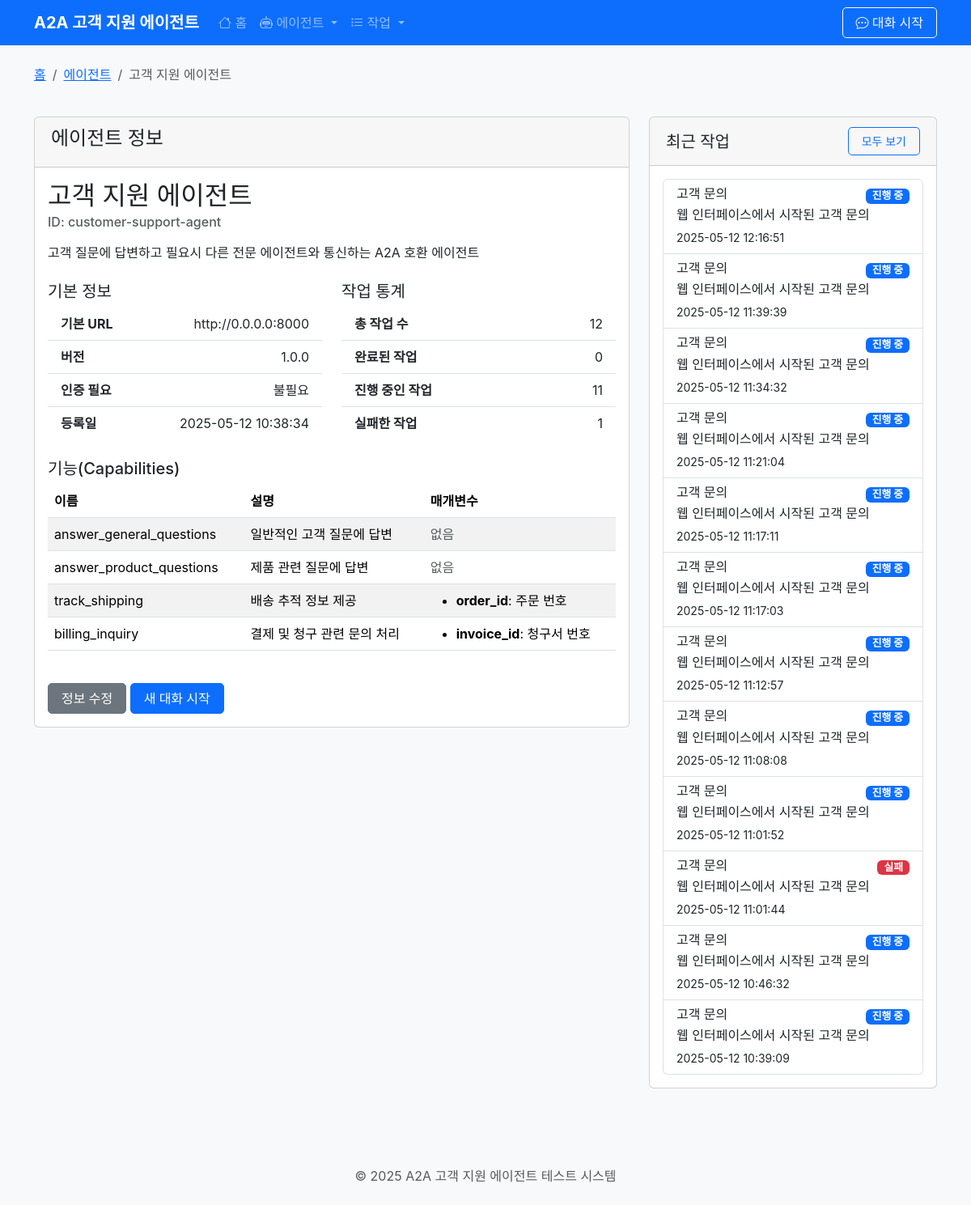
The page /agents/customer-support-agent on the database its author committed.
### tables this page shows
CREATE TABLE agents (
            id TEXT PRIMARY KEY,
            name TEXT NOT NULL,
            description TEXT,
            version TEXT,
            base_url TEXT NOT NULL,
            auth_required INTEGER DEFAULT 0,
            created_at TIMESTAMP DEFAULT CURRENT_TIMESTAMP
        );

CREATE TABLE agent_capabilities (
            id INTEGER PRIMARY KEY AUTOINCREMENT,
            agent_id TEXT NOT NULL,
            name TEXT NOT NULL,
            description TEXT,
            parameters TEXT, -- JSON 형식으로 저장
            FOREIGN KEY (agent_id) REFERENCES agents (id)
        );

CREATE TABLE tasks (
            id TEXT PRIMARY KEY,
            title TEXT NOT NULL,
            description TEXT,
            status TEXT NOT NULL,
            agent_id TEXT NOT NULL,
            created_at TIMESTAMP DEFAULT CURRENT_TIMESTAMP,
            updated_at TIMESTAMP DEFAULT CURRENT_TIMESTAMP,
            metadata TEXT, -- JSON 형식으로 저장
            FOREIGN KEY (agent_id) REFERENCES agents (id)
        );

### api/web_routes.py (the view)
@web_router.get("/agents/{agent_id}", response_class=HTMLResponse)
async def agent_detail(request: Request, agent_id: str):
    agent_data = db.get_agent_by_id(agent_id)
    if not agent_data:
        raise HTTPException(status_code=404, detail="에이전트를 찾을 수 없습니다")
    tasks = db.get_tasks_by_agent(agent_id)
    return templates.TemplateResponse(
        "agent_detail.html",
        {
            "request": request,
            "agent": agent_data,
            "tasks": tasks
        }
    )

### templates/agent_detail.html (shortened to what this page needs)
{% extends "base.html" %}
{% block content %}
<div class="row mb-4">
    <div class="col-lg-12">
        <nav aria-label="breadcrumb">
            <ol class="breadcrumb">
                <li class="breadcrumb-item"><a href="/">홈</a></li>
                <li class="breadcrumb-item"><a href="/agents">에이전트</a></li>
                <li class="breadcrumb-item active" aria-current="page">{{ agent.name }}</li>
            </ol>
        </nav>
    </div>
</div>
<div class="row">
    <div class="col-lg-8">
        <div class="card mb-4">
            <div class="card-header">
                <h4>에이전트 정보</h4>
            </div>
            <div class="card-body">
                <h2 class="card-title">{{ agent.name }}</h2>
                <h6 class="card-subtitle mb-3 text-muted">ID: {{ agent.id }}</h6>
                <p class="card-text">{{ agent.description }}</p>
                <div class="row mt-4">
                    <div class="col-md-6">
                        <h5>기본 정보</h5>
                        <ul class="list-group list-group-flush">
                            <li class="list-group-item d-flex justify-content-between align-items-center">
                                <strong>기본 URL</strong>
                                <span>{{ agent.base_url }}</span>
                            </li>
                            <li class="list-group-item d-flex justify-content-between align-items-center">
                                <strong>버전</strong>
                                <span>{{ agent.version }}</span>
                            </li>
                            <li class="list-group-item d-flex justify-content-between align-items-center">
                                <strong>인증 필요</strong>
                                <span>{{ '필요' if agent.auth_required else '불필요' }}</span>
                            </li>
                            <li class="list-group-item d-flex justify-content-between align-items-center">
                                <strong>등록일</strong>
                                <span>{{ agent.created_at }}</span>
                            </li>
                        </ul>
                    </div>
                    <div class="col-md-6">
                        <h5>작업 통계</h5>
                        <ul class="list-group list-group-flush">
                            <li class="list-group-item d-flex justify-content-between align-items-center">
                                <strong>총 작업 수</strong>
                                <span>{{ tasks|length }}</span>
                            </li>
                            <li class="list-group-item d-flex justify-content-between align-items-center">
                                <strong>완료된 작업</strong>
                                <span>{{ tasks|selectattr('status', 'equalto', 'completed')|list|length }}</span>
                            </li>
                            <li class="list-group-item d-flex justify-content-between align-items-center">
                                <strong>진행 중인 작업</strong>
                                <span>{{ tasks|selectattr('status', 'equalto', 'in_progress')|list|length }}</span>
                            </li>
                            <li class="list-group-item d-flex justify-content-between align-items-center">
                                <strong>실패한 작업</strong>
                                <span>{{ tasks|selectattr('status', 'equalto', 'failed')|list|length }}</span>
                            </li>
                        </ul>
                    </div>
                </div>
                <div class="mt-4">
                    <h5>기능(Capabilities)</h5>
                    <div class="table-responsive">
                        <table class="table table-striped">
                            <thead>
                                <tr>
                                    <th>이름</th>
                                    <th>설명</th>
                                    <th>매개변수</th>
                                </tr>
                            </thead>
                            <tbody>
                                {% for capability in agent.capabilities %}
                                <tr>
                                    <td>{{ capability.name }}</td>
                                    <td>{{ capability.description }}</td>
                                    <td>
                                        {% if capability.parameters %}
                                            <ul class="mb-0">
                                                {% for key, value in capability.parameters.items() %}
                                                    <li><strong>{{ key }}</strong>: {{ value }}</li>
                                                {% endfor %}
                                            </ul>
                                        {% else %}
                                            <span class="text-muted">없음</span>
                                        {% endif %}
                                    </td>
                                </tr>
                                {% endfor %}
                            </tbody>
                        </table>
                    </div>
                </div>
                <div class="mt-4">
                    <a href="/agents/{{ agent.id }}/edit" class="btn btn-secondary">정보 수정</a>
                    <a href="/chat?agent_id={{ agent.id }}" class="btn btn-primary">새 대화 시작</a>
                </div>
            </div>
        </div>
    </div>
    <div class="col-lg-4">
        <div class="card mb-4">
            <div class="card-header d-flex justify-content-between align-items-center">
                <h5 class="mb-0">최근 작업</h5>
                <a href="/tasks?agent_id={{ agent.id }}" class="btn btn-sm btn-outline-primary">모두 보기</a>
            </div>
            <div class="card-body">
                {% if tasks %}
                    <div class="list-group">
                        {% for task in tasks %}
                            <a href="/tasks/{{ task.id }}" class="list-group-item list-group-item-action">
                                <div class="d-flex w-100 justify-content-between">
                                    <h6 class="mb-1">{{ task.title }}</h6>
                                    <small>
                                        {% if task.status == 'created' %}
                                            <span class="badge bg-secondary status-badge">생성됨</span>
                                        {% elif task.status == 'in_progress' %}
                                            <span class="badge bg-primary status-badge">진행 중</span>
                                        {% elif task.status == 'waiting_for_input' %}
                                            <span class="badge bg-warning status-badge">입력 대기</span>
                                        {% elif task.status == 'completed' %}
                                            <span class="badge bg-success status-badge">완료</span>
                                        {% elif task.status == 'failed' %}
                                            <span class="badge bg-danger status-badge">실패</span>
                                        {% else %}
                                            <span class="badge bg-secondary status-badge">{{ task.status }}</span>
                                        {% endif %}
                                    </small>
                                </div>
                                <p class="mb-1">{{ task.description|truncate(50) }}</p>
                                <small>{{ task.updated_at }}</small>
                            </a>
                        {% endfor %}
                    </div>
                {% else %}
                    <p class="text-muted">이 에이전트에 대한 작업이 아직 없습니다.</p>
                {% endif %}
            </div>
        </div>
    </div>
</div>
{% endblock %}

### static/css/main.css (style rules this page uses)
.badge { font-size: 0.8rem; padding: 5px 8px; }
.btn { border-radius: 5px; padding: 0.375rem 1rem; font-weight: 500; transition: all 0.2s; }
.btn-primary { background-color: #0d6efd; border-color: #0d6efd; }
.btn-outline-primary { color: #0d6efd; border-color: #0d6efd; }
.card-header { background-color: rgba(0, 0, 0, 0.03); padding: 0.75rem 1.25rem; display: flex; justify-content: space-between; align-items: center; }

### templates/base.html (style rules this page uses)
body { font-family: 'Pretendard', -apple-system, BlinkMacSystemFont, system-ui, Roboto, 'Helvetica Neue', sans-serif; background-color: #f8f9fa; }
.status-badge { font-size: 0.8rem; padding: 3px 8px; }

### rows shown on the page
agents: name "고객 지원 에이전트", id "customer-support-agent", description "고객 질문에 답변하고 필요시 다른 전문 에이전트와 통신하는 A2A 호환 에이전트", base_url "http://0.0.0.0:8000", version "1.0.0", auth_required "불필요", created_at "2025-05-12 10:38:34"
agent_capabilities: name "answer_general_questions", description "일반적인 고객 질문에 답변", shows "없음"
agent_capabilities: name "answer_product_questions", description "제품 관련 질문에 답변", shows "없음"
agent_capabilities: name "track_shipping", description "배송 추적 정보 제공", parameters "order_id", parameters "주문 번호"
agent_capabilities: name "billing_inquiry", description "결제 및 청구 관련 문의 처리", parameters "invoice_id", parameters "청구서 번호"
tasks: title "고객 문의", status "진행 중", description "웹 인터페이스에서 시작된 고객 문의", updated_at "2025-05-12 12:16:51"
tasks: title "고객 문의", status "진행 중", description "웹 인터페이스에서 시작된 고객 문의", updated_at "2025-05-12 11:39:39"
tasks: title "고객 문의", status "진행 중", description "웹 인터페이스에서 시작된 고객 문의", updated_at "2025-05-12 11:34:32"
tasks: title "고객 문의", status "진행 중", description "웹 인터페이스에서 시작된 고객 문의", updated_at "2025-05-12 11:21:04"
tasks: title "고객 문의", status "진행 중", description "웹 인터페이스에서 시작된 고객 문의", updated_at "2025-05-12 11:17:11"
tasks: title "고객 문의", status "진행 중", description "웹 인터페이스에서 시작된 고객 문의", updated_at "2025-05-12 11:17:03"
tasks: title "고객 문의", status "진행 중", description "웹 인터페이스에서 시작된 고객 문의", updated_at "2025-05-12 11:12:57"
tasks: title "고객 문의", status "진행 중", description "웹 인터페이스에서 시작된 고객 문의", updated_at "2025-05-12 11:08:08"
tasks: title "고객 문의", status "진행 중", description "웹 인터페이스에서 시작된 고객 문의", updated_at "2025-05-12 11:01:52"
tasks: title "고객 문의", status "실패", description "웹 인터페이스에서 시작된 고객 문의", updated_at "2025-05-12 11:01:44"
tasks: title "고객 문의", status "진행 중", description "웹 인터페이스에서 시작된 고객 문의", updated_at "2025-05-12 10:46:32"
tasks: title "고객 문의", status "진행 중", description "웹 인터페이스에서 시작된 고객 문의", updated_at "2025-05-12 10:39:09"

### other values the page prints
{{ tasks|length }} "12"
{{ tasks|selectattr('status', 'equalto', 'completed')|list|length }} "0"
{{ tasks|selectattr('status', 'equalto', 'in_progress')|list|length }} "11"
{{ tasks|selectattr('status', 'equalto', 'failed')|list|length }} "1"
